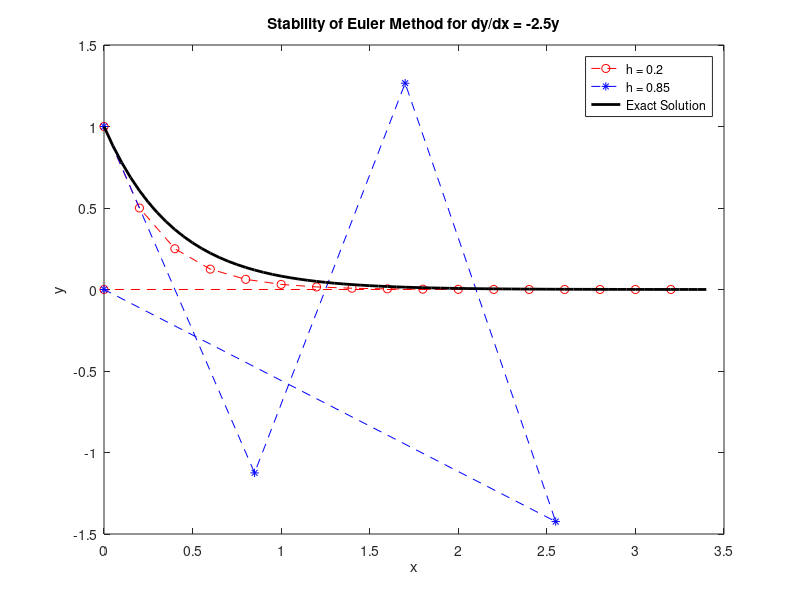

Source code (MATLAB):
% We are exploring stiffness in the differential equation 
% dy/dx = -2.5 * y; 
% Initial condition : y(0) = 1;
% 0 < x < 3.4;
% h should be, |2.1 - h * 2.5| < 1, h < 2 / 2.5 = 0.8;

a = 0; b = 3.4;
alpha = 2.5;
ha = 0.2; hb = 0.85;
dydx = @(y) -2.5 .* y;

na = (b - a) / ha;
nb = (b - a) / hb;

xa = zeros(1, na + 1);
ya = zeros(1, na + 1);
xb = zeros(1, nb + 1);
yb = zeros(1, nb + 1);

xa(1) = a; ya(1) = 1; 
xb(1) = a; yb(1) = 1;

for i = 2 : na 
    xa(i) = xa(i - 1) + ha;
    ya(i) = ya(i - 1) + ha * dydx(ya(i - 1));
end

for i = 2 : nb 
    xb(i) = xb(i - 1) + hb;
    yb(i) = yb(i - 1) + hb * dydx(yb(i - 1));
end

xtrue = a : 0.05 : b;
ytrue = exp(-2.5 .* xtrue);

figure("Name", "Stability of Euler Method");
plot(xa, ya, 'ro--', xb, yb, '*b--', xtrue, ytrue, 'k', 'LineWidth', 2);
legend('h = 0.2', 'h = 0.85', 'Exact Solution');
xlabel('x');
ylabel('y');
title('Stability of Euler Method for dy/dx = -2.5y');
